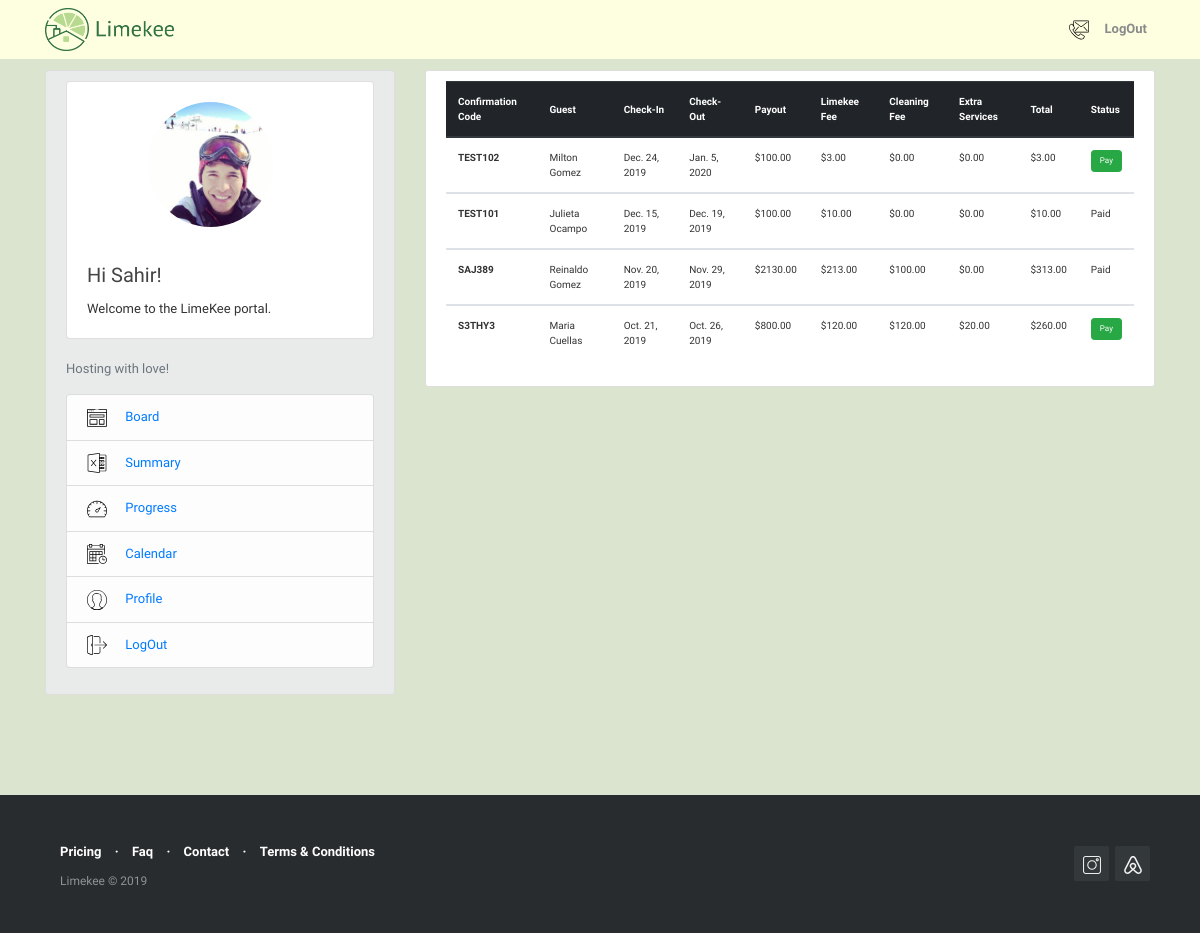
The app's page /reservation/reservations_summary/ (signed in) with its own data.
### users/models.py (models this page shows, shortened)
class Profile(models.Model):
    user = models.OneToOneField(User, on_delete = models.CASCADE)
    first_name = models.CharField(max_length=30, blank=False)
    last_name = models.CharField(max_length=30, blank=False)
    phone_number = models.IntegerField(blank=True, null=True)
    image = models.ImageField (default = 'default.png', upload_to='profile_pics')

### reservations/models.py (models this page shows, shortened)
class Reservations(models.Model):
    confirmation_code = models.CharField(max_length=12, primary_key=True)
    host = models.ForeignKey(User, on_delete=models.CASCADE)
    guest = models.CharField(max_length=120)
    check_in = models.DateField(default=date.today)
    check_out = models.DateField(default=date.today)
    price = models.DecimalField(decimal_places=2, max_digits=1000)
    limekee_fee = models.DecimalField(decimal_places=2, max_digits=1000, blank=True, null=False, default=0)
    cleaning_fee = models.DecimalField (decimal_places=2, max_digits=1000, blank=True, null=False, default=0)
    extra_fee = models.DecimalField (decimal_places=2, max_digits=1000, blank=True, null=False, default=0)
    total_due = models.DecimalField( decimal_places=2, max_digits=1000, default=0)
    notes = models.TextField(blank=True,null=False)
    paid = models.BooleanField(default=False)
    @property
    def total_due(self):
        return (self.limekee_fee + self.cleaning_fee + self.extra_fee)
    class Meta:
        permissions = [
            ("create_reservation", "Can create new reservation"),
        ]

### reservations/views.py (the view)
# urls.py: path('reservations_summary/', views.summary, name='reservations-summary'),
@login_required()
def summary (request):
    my_user_profile = User.objects.filter(username=request.user).first()
    context = {
        'reservations': Reservations.objects.filter(host=my_user_profile).order_by('-check_in')
        }
    return render(request, 'reservations/reservations_summary.html', context )

### reservations/templates/reservations/reservations_summary.html
{% extends "blog/base.html" %}
{% block content %}
        <div class="col-md-14">
          <div class="content-section">
              <div class="table-responsive" style="font-size: 10px">
              <table class="table table-hover">
                  <thead class="thead-dark">
                      <tr>
                          <th scope="col" class="align-middle">Confirmation Code</th>
                          <th scope="col" class="align-middle">Guest</th>
                          <th scope="col" class="align-middle">Check-In</th>
                          <th scope="col" class="align-middle">Check-Out</th>
                          <th scope="col" class="align-middle">Payout</th>
                          <th scope="col" class="align-middle">Limekee Fee</th>
                          <th scope="col" class="align-middle">Cleaning Fee</th>
                          <th scope="col" class="align-middle">Extra Services</th>
                          <th scope="col" class="align-middle">Total</th>
                          <th scope="col" class="align-middle">Status </th>
                      </tr>
                  </thead>
                  {% for reservation in reservations %}
                  <tbody>
                      <tr>
                          <th scope="row">{{ reservation.confirmation_code }}</th>
                          <td>{{ reservation.guest }}</td>
                          <td>{{ reservation.check_in }}</td>
                          <td>{{ reservation.check_out }}</td>
                          <td>${{ reservation.price }}</td>
                          <td>${{ reservation.limekee_fee }}</td>
                          <td>${{ reservation.cleaning_fee }}</td>
                          <td>${{ reservation.extra_fee }}</td>
                          <td>${{ reservation.total_due }}</td>
                          {% if reservation.paid  %}
                          <td>Paid</td>
                          {% else %}
                          <td>
                              <a href="{% url 'reservation-detail' reservation.pk %}">
                                <button type="button" class="btn btn-success btn-sm" style="font-size:8px">Pay</button>
                              </a>
                          </td>
                          {% endif %}
                     </tr>
                 </tbody>
                 {% endfor %}
             </table>
             </div>
           </div>
         </div>
{% endblock content %}

### blog/templates/blog/base.html (shortened to what this page needs)
{% load static %}
<!DOCTYPE html>
<html>
  <head>
    <link rel="stylesheet" href="https://maxcdn.bootstrapcdn.com/bootstrap/4.0.0/css/bootstrap.min.css">
    <link rel="stylesheet" type="text/css" href="{% static 'blog/main2.css' %}">
	<link rel="stylesheet" type="text/css" href="{% static 'blog/footer-distributed1.css' %}">
    <link href="{% static 'fullcalendar/core/main.css' %}" rel='stylesheet' />
    <link href="{% static 'fullcalendar/daygrid/main.css' %}" rel='stylesheet' />
  </head>
   <body>
     <header class="site-header">
        <nav class="navbar navbar-expand-md navbar-light bg-steel fixed-top" >
         <div class="container" style="font-weight: bold;">
            <a class="navbar-brand mr-4" href="https://www.limekee.com">
                <img src="/media/limekee_logo.png" style="width:130px; height:43px; margin-top:5px; margin-bottom:5px;" title="Limekee" alt="Limekee Logo">
            </a>
            <div class="collapse navbar-collapse" id="navbarToggle">
            <div class="navbar-nav">
              {% if user.is_authenticated %}
                <a class="nav-item nav-link font-weight-bold" href="https://www.limekee.com/contact"><img src="/media/svg/contact.svg" style="width:20px; height:20px; " alt="Contact us"> </a>
                <a class="nav-item nav-link font-weight-bold" href="{% url 'logout' %}">LogOut</a>
              {% else %}
                <a class="nav-item nav-link font-weight-bold" href="{% url 'login' %}">Login </a>
                <a class="nav-item nav-link font-weight-bold" href="{% url 'register' %}"> Sign Up</a>
              {% endif %}
            </div>
          </div>
        </div>
      </nav>
  </header>
  <main role="main" class="container">
  <div class="row">
      <div class="col-md-4">
        <div class="content-section" style="background-color:#E9EAEA">
            <div class="card" >
                <br>
                <div style="text-align: center;">
                {% if user.is_authenticated %}
                  <img class="rounded-circle account-img" src="{{user.profile.image.url}}" alt="Author picture">
                {% else %}
                  <img src="/media/key1.svg" class="card-img-top" style="width:150px; height:150px; text-align: center" alt="Limekee">
                {% endif %}
                </div>
                <div class="card-body">
                    <h5 class="card-title">Hi {{ user.username }}!</h5>
                    <p class="card-text">Welcome to the LimeKee portal.</p>
                </div>
            </div>
            {% if user.is_authenticated %}
              <div class="media" >
                <div class="media-body" >
                    <br>
                    <p class='text-muted'>Hosting with love!
                      <ul class="list-group">
                        <li class="list-group-item list-group-item-light"><img src="/media/svg/004-browser.svg" style="width:20px; height:20px; margin-right: 15px" alt="icon"> <a href="{% url 'reservation-home' %}">     Board</a></li>
                        <li class="list-group-item list-group-item-light"><img src="/media/svg/007-excel.svg" style="width:20px; height:20px;margin-right: 15px " alt="icon"> <a href="{% url 'reservations-summary' %}">     Summary</a></li>
                        <li class="list-group-item list-group-item-light"><img src="/media/svg/005-dashboard.svg" style="width:20px; height:20px; margin-right: 15px" alt="icon"> <a href="{% url 'reservations-progress' %}">    Progress</a></li>
                        <li class="list-group-item list-group-item-light"><img src="/media/svg/003-calendar.svg" style="width:20px; height:20px;margin-right: 15px " alt="icon"><a href="{% url 'reservations-calendar' %}">    Calendar</li>
                        <li class="list-group-item list-group-item-light"><img src="/media/svg/002-man.svg" style="width:20px; height:20px;margin-right: 15px " alt="icon"> <a href="{% url 'profile' %}">    Profile</a></li>
                        <li class="list-group-item list-group-item-light"><img src="/media/svg/006-logout.svg" style="width:20px; height:20px; margin-right: 15px" alt="icon"> <a href="{% url 'logout' %}">    LogOut</a></li>
                      </ul>
                    </p>
                </div>
              </div>
             {% endif %}
        </div>
      </div>
        <div class="col-md-8">
          {% block content %}{% endblock %}
        </div>
    </div>
  </main>
       <footer class="footer-distributed" style="font-family:'Libre Franklin';">
    			<div class="footer-right">
    				<a href="https://www.instagram.com/limekee.ny/"><img src="/media/svg/instagram.svg" style="width:18px; height:18px; " alt="Instagram"></a>
    				<a href="https://www.airbnb.com/"><img src="/media/svg/airbnb.svg" style="width:18px; height:18px; " alt="Airbnb"></a>
    			</div>
    			<div class="footer-left">
    				<p class="footer-links">
    					<a href="https://www.limekee.com/#price-section" style="margin-right:10px; margin-left:10px" > Pricing</a>
    					·
    					<a href="https://www.limekee.com/faq" style="margin-right:10px; margin-left:10px">Faq</a>
    					·
    					<a href="https://www.limekee.com/contact" style="margin-right:10px; margin-left:10px"> Contact</a>
                        ·
    					<a href="https://www.limekee.com/terms-of-service" style="margin-right:10px; margin-left:10px"> Terms & Conditions</a>
    				</p>
    				<p style="margin-right:10px; margin-left:10px">Limekee &copy; 2019</p>
    			</div>
       </footer>
  </body>
</html>

### blog/static/blog/main2.css (style rules this page uses)
body { background: #dae4ce; color: #333333; margin-top: 5rem; }
h1, h2, h3, h4, h5, h6 { color: #444444; }
ul { margin: 0; }
.container { margin-top: -10px; margin-bottom: -10px; }
.bg-steel { background-color: #feffe0; }
.site-header .navbar-nav .nav-link { color: #8a8a8a; }
.nav-item { font: font-weight-bold; }
.content-section { background: #ffffff; padding: 10px 20px; border: 1px solid #dddddd; border-radius: 3px; margin-bottom: 30px; }
.account-img { height: 125px; width: 125px; margin-right: 20px; margin-bottom: 16px; }

### blog/static/blog/footer-distributed1.css (style rules this page uses)
.footer-distributed { background-color: #292c2f; box-shadow: 0 1px 1px 0 rgba(0, 0, 0, 0.12); box-sizing: border-box; width: 100%; text-align: left; font: normal 12px sans-serif; padding: 45px 50px; margin-top: 80px; }
.footer-distributed .footer-left p { color: #8f9296; font-size: 12px; margin: 0; }
.footer-distributed p.footer-links { font-size:13px; font-weight: bold; color: #ffffff; margin: 0 0 10px; padding: 0; }
.footer-distributed p.footer-links a { display:inline-block; line-height: 1.8; text-decoration: none; color: inherit; }
.footer-distributed .footer-right { float: right; margin-top: 6px; max-width: 180px; }
.footer-distributed .footer-right a { display: inline-block; width: 35px; height: 35px; background-color: #33383b; border-radius: 2px; font-size: 20px; color: #ffffff; text-align: center; line-height: 35px; margin-left: 3px; }

### blog/templates/blog/base.html (style rules this page uses)
body { font-family: 'Libre Franklin'; font-size: 13px; }

### records on screen
Reservations: confirmation_code "TEST102", guest "Milton Gomez", check_in "Dec. 24, 2019", check_out "Jan. 5, 2020", price "100.00", limekee_fee "3.00", cleaning_fee "0.00", extra_fee "0.00", total_due "3.00", paid "Pay"
Reservations: confirmation_code "TEST101", guest "Julieta Ocampo", check_in "Dec. 15, 2019", check_out "Dec. 19, 2019", price "100.00", limekee_fee "10.00", cleaning_fee "0.00", extra_fee "0.00", total_due "10.00", paid "Paid"
Reservations: confirmation_code "SAJ389", guest "Reinaldo Gomez", check_in "Nov. 20, 2019", check_out "Nov. 29, 2019", price "2130.00", limekee_fee "213.00", cleaning_fee "100.00", extra_fee "0.00", total_due "313.00", paid "Paid"
Reservations: confirmation_code "S3THY3", guest "Maria Cuellas", check_in "Oct. 21, 2019", check_out "Oct. 26, 2019", price "800.00", limekee_fee "120.00", cleaning_fee "120.00", extra_fee "20.00", total_due "260.00", paid "Pay"

### other values on screen
{{ user.username }} "Sahir"
